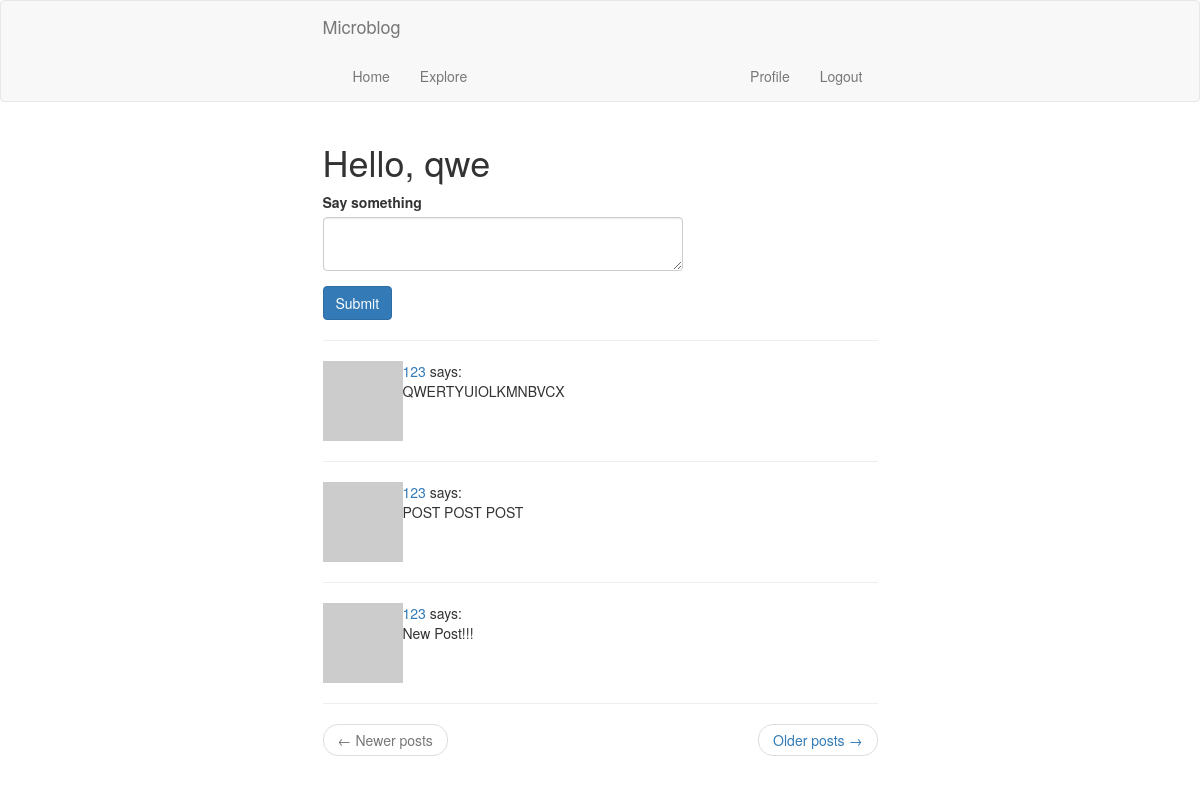
Before: /index (signed in) with the older database file.
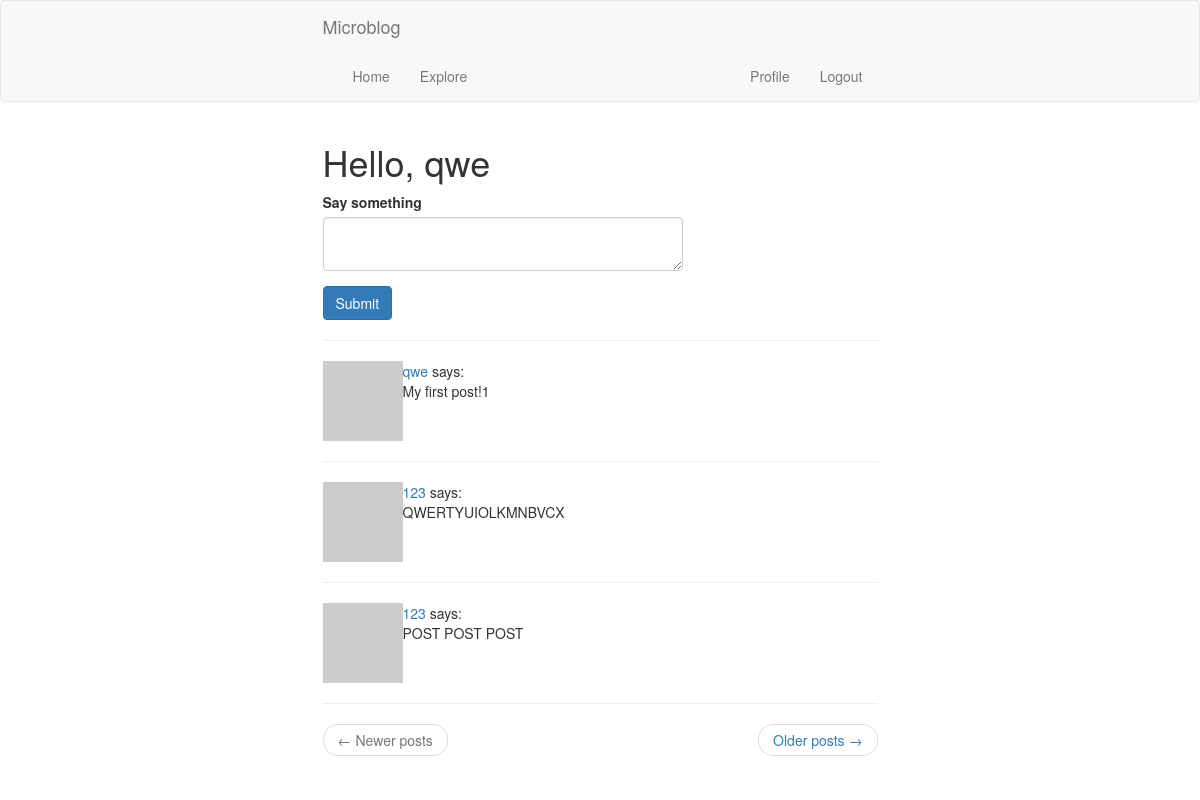
After: the same page with the newer database file.
### app/models.py (models this page shows, shortened)
class User(db.Model, UserMixin):
    id: int = db.Column(db.Integer, primary_key=True)
    username: str = db.Column(db.String(64), index=True, unique=True)
    email: str = db.Column(db.String(120), index=True, unique=True)
    password_hash: str = db.Column(db.String(128))
    about_me: str = db.Column(db.String(140))
    last_seen: str = db.Column(db.DateTime, default=datetime.utcnow)
    posts = db.relationship('Post', backref='author', lazy='dynamic')
    followed = db.relationship('User', secondary=followers,
                               primaryjoin=(followers.c.follower_id == id),
                               secondaryjoin=(followers.c.followed_id == id),
                               backref=db.backref('followers', lazy='dynamic'), lazy='dynamic')
    def avatar(self, size):
        digest = md5(self.email.lower().encode('utf-8')).hexdigest()
        return 'https://www.gravatar.com/avatar/{}?d=identicon&s={}'.format(digest, size)
    def followed_posts(self):
        followed = Post.query \
            .join(followers, (followers.c.followed_id == Post.user_id)) \
            .filter(followers.c.follower_id == self.id)
        own = Post.query.filter_by(user_id=self.id)
        return followed.union(own).order_by(Post.timestamp.desc())

class Post(db.Model):
    id = db.Column(db.Integer, primary_key=True)
    body = db.Column(db.String(140))
    timestamp = db.Column(db.DateTime, index=True, default=datetime.utcnow)
    user_id = db.Column(db.Integer, db.ForeignKey('user.id'))

### app/routes.py (the view)
@app.route('/', methods=['GET', 'POST'])
@app.route('/index', methods=['GET', 'POST'])
@login_required
def index():
    form = PostForm()
    if form.validate_on_submit():
        post = Post(body=form.post.data, author=current_user)
        db.session.add(post)
        db.session.commit()
        flash('Yor post is live!')
        return redirect(url_for('index'))
    page = request.args.get('page', 1, type=int)
    posts = current_user.followed_posts().paginate(page, app.config['POSTS_PER_PAGE'], False)
    next_url = url_for('index', page=posts.next_num) if posts.has_next else None
    prev_url = url_for('index', page=posts.prev_num) if posts.has_prev else None
    return render_template('index.html', title='Home', posts=posts.items, form=form,
                           next_url=next_url, prev_url=prev_url)

### app/forms.py
class PostForm(FlaskForm):
    post = TextAreaField('Say something', validators=[DataRequired(), Length(min=1, max=140)])
    submit = SubmitField('Submit')

### app/models.py (called while the page is built)
@login.user_loader
def load_user(id):
    return User.query.get(int(id))

### app/routes.py (called while the page is built)
@app.before_request
def before_request():
    if current_user.is_authenticated:
        current_user.last_seen = datetime.utcnow()
        db.session.commit()

### app/templates/index.html
{% extends "base.html" %}
{% import 'bootstrap/wtf.html' as wtf %}
{% block app_content %}
    <h1>Hello, {{ current_user.username }}</h1>
    {% if form %}
        <div class="row">
        <div class="col-md-8">
            {{ wtf.quick_form(form, button_map={'submit': 'primary'}) }}
        </div>
    </div>
    {% endif %}
    <hr>
    {% for post in posts %}
        {% include '_post.html' %}
    {% endfor %}
    <nav aria-label="...">
        <ul class="pager">
            <li class="previous{% if not prev_url %} disabled{% endif %}">
                <a href="{{ prev_url or '#' }}">
                    <span aria-hidden="true">&larr;</span> Newer posts
                </a>
            </li>
            <li class="next{% if not next_url %} disabled{% endif %}">
                <a href="{{ next_url or '#' }}">
                    Older posts <span aria-hidden="true">&rarr;</span>
                </a>
            </li>
        </ul>
    </nav>
{% endblock %}

### app/templates/base.html (shortened to what this page needs)
{% extends 'bootstrap/base.html' %}
{% block navbar %}
    <nav class="navbar navbar-default">
        <div class="container">
            <div class="row">
                <div class="col-sm-8 col-sm-offset-2 col-lg-6 col-lg-offset-3">
                    <div class="navbar-header">
                        <a class="navbar-brand" href="{{ url_for('index') }}">Microblog</a>
                    </div>
                </div>
            </div>
            <div class="row">
                <div class="col-sm-8 col-sm-offset-2 col-lg-6 col-lg-offset-3">
                    <div class="collapse navbar-collapse" id="bs-example-navbar-collapse-1">
                        <ul class="nav navbar-nav">
                            <li><a href="{{ url_for('index') }}">Home</a></li>
                            <li><a href="{{ url_for('explore') }}">Explore</a></li>
                        </ul>
                        <ul class="nav navbar-nav navbar-right">
                            {% if current_user.is_anonymous %}
                            <li><a href="{{ url_for('login') }}">Login</a></li>
                            {% else %}
                            <li><a href="{{ url_for('user', username=current_user.username) }}">Profile</a></li>
                            <li><a href="{{ url_for('logout') }}">Logout</a></li>
                            {% endif %}
                        </ul>
                    </div>
                </div>
            </div>
        </div>
    </nav>
{% endblock %}
{% block content %}
    <div class="container">
        <div class="row">
            <div class="col-sm-8 col-sm-offset-2 col-lg-6 col-lg-offset-3">
                {% block app_content %}{% endblock %}
            </div>
        </div>
    </div>
{% endblock %}

### app/templates/_post.html
<table>
    <tr valign="top">
        <td width="70px">
            <a href="{{ url_for('user', username=post.author.username) }}">
                <img src="{{ post.author.avatar(70) }}">
            </a>
        </td>
        <td>
            <a href="{{ url_for('user', username=post.author.username) }}">
                {{ post.author.username }}
            </a>
            says:
            <br>
            {{ post.body }}
        </td>
    </tr>
</table>
<hr>

Changed rows visible on the page:
no longer on this page (row unchanged): Post: author.username "123", body "New Post!!!"
added Post: author.username "qwe", body "My first post!1"
